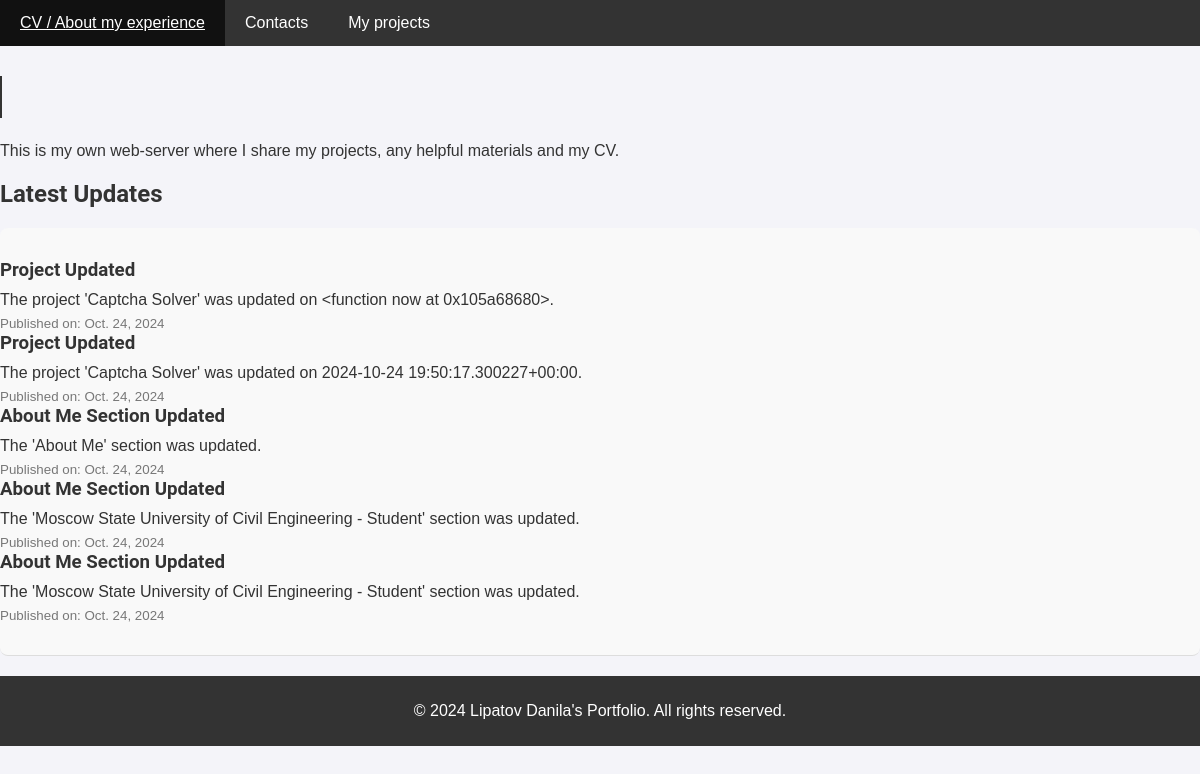
/, run on an earlier commit of the app's database.
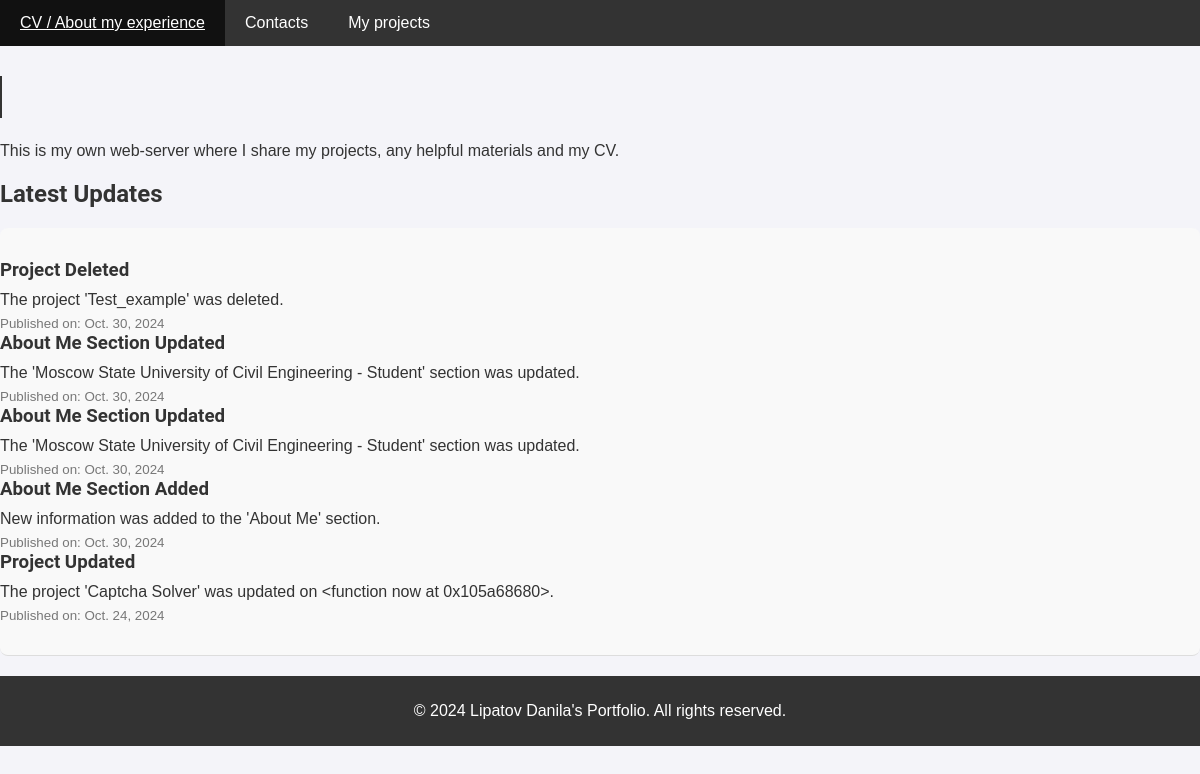
And on a later commit of the database.
### portfolio/models.py (models this page shows, shortened)
class UpdateLog(models.Model):
    title = models.CharField(max_length=200)
    description = models.TextField()
    created_at = models.DateField(default=timezone.now)

### portfolio/views.py (the view)
# urls.py: urlpatterns = [path('', views.home, name='home'),
def home(request):
    updates = UpdateLog.objects.order_by('-created_at')[:5]
    return render(request, 'portfolio/home.html', {'updates': updates})

### portfolio/templates/portfolio/home.html (shortened to what this page needs)
<!DOCTYPE html>
<html lang="ru">
<head>
    <link rel="stylesheet" href="/media/projects/styles_3.css">
</head>
<body>
    <header>
        <nav>
            <ul>
                <li><a href="/about/">CV / About my experience</a></li>
                <li><a href="/contacts/">Contacts</a></li>
                <li><a href="/projects/">My projects</a></li>
            </ul>
        </nav>
    </header>
    <main>
        <h1 class="typing-text">Welcome to my web-portfolio!</h1>
        <p>This is my own web-server where I share my projects, any helpful materials and my CV.</p>
        <h2>Latest Updates</h2>
        <div class="updates-section">
            <ul>
                {% for update in updates %}
                <li>
                    <h3> {{ update.title }}</h3>
                    <p> {{ update.description }}</p>
                    <small>Published on: {{ update.created_at }}</small>
                </li>
                {% endfor %}
            </ul>
        </div>
    </main>
    <footer>
        <p>&copy; 2024 Lipatov Danila's Portfolio. All rights reserved.</p>
    </footer>
</body>
</html>

What changed in the data, as far as the page shows it:
no longer on this page (row unchanged): UpdateLog: title "Project Updated", description "The project 'Captcha Solver' was updated on 2024-10-24 19:50:17.300227+00:00.", created_at "Oct. 24, 2024"
no longer on this page (row unchanged): UpdateLog: title "About Me Section Updated", description "The 'About Me' section was updated.", created_at "Oct. 24, 2024"
no longer on this page (row unchanged): UpdateLog: title "About Me Section Updated", description "The 'Moscow State University of Civil Engineering - Student' section was updated.", created_at "Oct. 24, 2024"
no longer on this page (row unchanged): UpdateLog: title "About Me Section Updated", description "The 'Moscow State University of Civil Engineering - Student' section was updated.", created_at "Oct. 24, 2024"
added UpdateLog: title "Project Deleted", description "The project 'Test_example' was deleted.", created_at "Oct. 30, 2024"
added UpdateLog: title "About Me Section Updated", description "The 'Moscow State University of Civil Engineering - Student' section was updated.", created_at "Oct. 30, 2024"
added UpdateLog: title "About Me Section Updated", description "The 'Moscow State University of Civil Engineering - Student' section was updated.", created_at "Oct. 30, 2024"
added UpdateLog: title "About Me Section Added", description "New information was added to the 'About Me' section.", created_at "Oct. 30, 2024"
